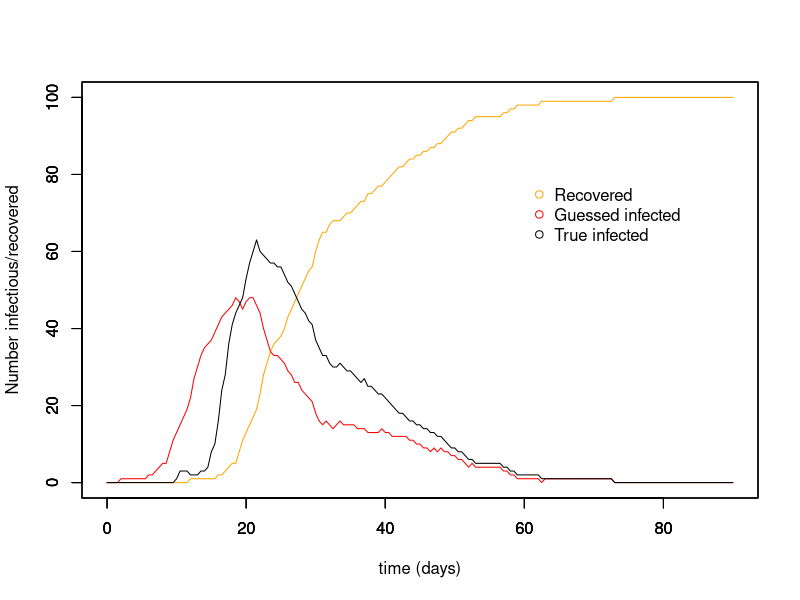

R code for this plot:
# MCMC estimating stochastic processes
# 3 unknowns: beta, gamma, and the time of infection for each individual
# 17/11/17

###############
## Read data ##
###############
setwd("C:/Users/Janetta Skarp/OneDrive - Imperial College London/MRes_BMR/Project_1/Work_folder/Data")
run_stoch <- read.csv("run_stoch.csv")

###########
## Input ##
###########

inf_period <- 10 # Guess an infectious period for infectious curve starting point

# Guesses for beta and gamma
beta = 0.005
gamma = 0.08

# Proposal function SDs
prop_sd_beta = 0.005
prop_sd_gamma = 0.1

# Number of runs
iterations = 5 # How many iterations MCMC is running for
divisor = 1 # How often runs are being saved

#############################
## Approximate new_I and I ##
#############################

N = run_stoch$S[1] + run_stoch$I[1] + run_stoch$R[1]

timestep <- run_stoch$time[2] - run_stoch$time[1]

# inf_period <- ceiling(1/gamma) # mean infectious period calculated from gamma
inf_timestep <- inf_period/timestep # translates infectious days into no. of timesteps
epi_time <- max(run_stoch$time) + inf_period
times <- seq(0, epi_time, by = timestep)

zero_array <- array(0, dim = c(inf_timestep, ncol(run_stoch)))
colnames(zero_array) <- c("time","S", "I", "R", "new_I", "new_R")
run_stoch <- rbind(zero_array, run_stoch)
run_stoch$time <- times

for (i in 1:nrow(run_stoch)){
  run_stoch$guess_new_I[i] <- {
    run_stoch$new_R[i+(inf_timestep)] # guess newly infected, translates days into no. of timesteps
  }
  
  run_stoch$guess_I[i] <- if(i == 1){
    run_stoch$guess_new_I[i] 
  } else{
    run_stoch$guess_I[i-1] + run_stoch$guess_new_I[i] - run_stoch$new_R[i]
  }
  run_stoch$guess_S[i] <- N - (run_stoch$R[i] + run_stoch$guess_I[i])
}

run_stoch[is.na(run_stoch)] <- 0

plot(run_stoch$time, run_stoch$R, ylim = c(0,N), type = "l", col = "orange", xlab = "time (days)", ylab = "Number infectious/recovered")
par(new=T)
plot(run_stoch$time, run_stoch$guess_I, ylim = c(0,N), type = "l", col = "red", xlab = " ", ylab = " ")
par(new=T)
plot(x = run_stoch$time, y = run_stoch$I, type = "l", col = "black", ylim = c(0,N), xlab = " ", ylab = " ")
legend(60, 0.8*N, c("Recovered", "Guessed infected", "True infected"), pch = 1, col = c("orange", "red", "black"), bty = "n")

##################################
## Likelihood, prior, posterior ##
##################################

# Likelihood distribution
bg_likelihood <- function(param){
  beta = as.numeric(param[1,1,1])
  gamma = as.numeric(param[2,1,1])
  I = as.numeric(param[,1,2]) # Infected
  new_I = as.numeric(param[,1,3]) # Newly infected
  
  total = array(0, dim = (c(nrow(run_stoch))))
  
  for (i in 1:nrow(run_stoch -1)){
    S = (N - I[i] - run_stoch$R[i]) # Susceptibles
    betalikelihood = dbinom(new_I[i+1], S, (1-(exp(-beta*I[i]*timestep))), log = T)
    gammalikelihood = dbinom(run_stoch$new_R[i+1], I[i], (1-(exp(-gamma*timestep))), log = T)
    
    # To deal with -Inf (i.e. log(0))
    if (is.na(new_I[i+1]) == F & betalikelihood == -Inf){
      betalikelihood = -1000
    }
    if (is.na(new_I[i+1]) == F & gammalikelihood == -Inf){
      gammalikelihood = -1000
    }
    total[i] = (betalikelihood + gammalikelihood)
  }
  
  ll = sum(total, na.rm = T)
  return(ll)
}

inf_likelihood <- function(param){
  beta = as.numeric(param[1,2,1])
  gamma = as.numeric(param[2,2,1])
  I = as.numeric(param[,1,2]) # Infected
  new_I = as.numeric(param[,1,3]) # Newly infected

  total = array(0, dim = (c(nrow(run_stoch))))
  
  for (i in 1:(nrow(run_stoch) -1)){
    S = (N - I[i] - run_stoch$R[i]) # Susceptibles
    betalikelihood = dbinom(new_I[i+1], S, (1-(exp(-beta*I[i]*timestep))), log = T)
    gammalikelihood = dbinom(run_stoch$new_R[i+1], I[i], (1-(exp(-gamma*timestep))), log = T)
    
    # To deal with -Inf (i.e. log(0))
    if (is.na(new_I[i+1]) == F & betalikelihood == -Inf){
      betalikelihood = -1000
    }
    if (is.na(new_I[i+1]) == F & gammalikelihood == -Inf){
      gammalikelihood = -1000
    }
    total[i] = (betalikelihood + gammalikelihood)
  }
  
  ll = sum(total, na.rm = T)
  return(ll)
}

# Prior distribution
prior <- function(param){
  beta = as.numeric(param[1,1,1])
  gamma = as.numeric(param[2,1,1])
  
  betaprior = dunif(beta, min = 0, max = 100, log = T)
  gammaprior = dunif(gamma, min = 0, max = 100, log = T)
  
  return(betaprior + gammaprior)
}

# Posterior distribution
inf_posterior <- function(param){
  return (inf_likelihood(param) + prior(param))
}

bg_posterior <- function(param){
  return (bg_likelihood(param) + prior(param))
}

# Proposal function for infectious
inf_proposalfunction <- function(param){
  changed_I <- sample(nrow(run_stoch), 1)
  inf_list <- c(-1, 1) # used for choosing -1 or +1 randomly
  
  inf <- sample(c(-1, 1), 1) # will the change at that timepoint be + or - n I
  
  neighbour <- if (changed_I == 1){
    changed_I + 1
    } else if (changed_I == nrow(run_stoch)){
      changed_I - 1
      } else{
        changed_I + sample(inf_list, 1) # will choose which neighbouring timepoint is also affected
        }

  param[changed_I, 1, 3] = param[changed_I, 1, 3] + inf
  param[neighbour, 1, 3] = param[neighbour, 1, 3] - inf
  
  # Calculate total infectious curve from changed new_I values
  for (i in 1:nrow(run_stoch)){ 
    param[i,1,2] <- if(i == 1){
    param[i,1,3] 
    } else{
      param[i-1,1,2] + param[i,1,3] - run_stoch$new_R[i]
      }
  }
  return(param)
}

# Proposal function for beta and gamma
proposalfunction <- function(param){
  param[1, 1, 1] = rnorm(1, mean = param[1, 1, 1], sd = prop_sd_beta) # beta proposal
  param[2, 1, 1] = rnorm(1, mean = param[2, 1, 1], sd = prop_sd_gamma) # gamma proposal
  return(param)
  }

##########
## MCMC ##
##########

run_metropolis_MCMC <- function(startvalue, iterations){
  divisor = divisor # the interval at which chain values are saved
  chain = array(dim = c(nrow(startvalue), (iterations/divisor), ncol(startvalue))) # Array for storing chain data
  temp_chain = array(dim = c(nrow(startvalue), 2, ncol(startvalue))) # Temporary array used for single iterations

  chain[1,1,1] = startvalue[1,1] # beta
  chain[2,1,1] = startvalue[2,1] # gamma
  chain[,1,2] = startvalue[,2] # all infectious
  chain[,1,3] = startvalue[,3] # newly infectious
  
  temp_chain[,1,] = chain[,1,]
  
  for (i in 1:iterations){
    
    # Beta and gamma
    proposal = proposalfunction(temp_chain[,,]) # beta proposal and gamma proposal
    
    if (proposal[1,1,1] < 0.0 & proposal[2,1,1] < 0.0 ){
      temp_chain[1:2,2,1] = temp_chain[1:2,1,1]
      
    } else if (proposal[1,1,1] < 0.0 & proposal[2,1,1] >= 0.0){
      proposal[1,1,1] = temp_chain[1,1,1]
      probab = bg_posterior(proposal) - bg_posterior(temp_chain[,,])
      if (log(runif(1)) < probab){
        temp_chain[,2,1] = proposal[,1,1]
      } else{
        temp_chain[,2,1] = temp_chain[,1,1]
      }
      
    } else if (proposal[1,1,1] >= 0.0 & proposal[2,1,1] < 0.0){
      proposal[2,1,1] = temp_chain[2,1,1]
      probab = bg_posterior(proposal) - bg_posterior(temp_chain[,,])
      if (log(runif(1)) < probab){
        temp_chain[,2,1] = proposal[,1,1]
      } else{
        temp_chain[,2,1] = temp_chain[,1,1]
      }
      
    } else{
      probab = bg_posterior(proposal) - bg_posterior(temp_chain[,,])
      if (log(runif(1)) < probab){
        temp_chain[,2,1] = proposal[,1,1]
      } else{
        temp_chain[,2,1] = temp_chain[,1,1]
      }
    }
    
    # Infectious
    inf_proposal = inf_proposalfunction(temp_chain[,,])
    
    # Check susceptibles for negative numbers
    S = array(dim = c(nrow(startvalue)))
    for (time in (1:nrow(startvalue))){
      S[time] = (N - (inf_proposal[time,1,2] + run_stoch$R[time]))
    }
    
    if(min(inf_proposal[,1,3]) < 0 | min(S) < 0){
      temp_chain[,2,2:3] = temp_chain[,1,2:3]
    } else{
      inf_probab = inf_posterior(inf_proposal) - inf_posterior(temp_chain[,,])
      # print(c(inf_posterior(inf_proposal), inf_posterior(temp_chain[,,])))
      if (log(runif(1)) < inf_probab){
        temp_chain[,2,2:3] = inf_proposal[,1,2:3]
      } else{
        temp_chain[,2,2:3] = temp_chain[,1,2:3]
      }
    }
    
    # Save the iteration if it is divisible by the divisor without residuals
    if (i%%divisor == 0) {
      chain[,(i/divisor),] = temp_chain[,2,]
      chain[3,(i/divisor),1] = inf_likelihood(temp_chain[,,]) # saving the log-likelihood
    }    

    # Re-set temporary chain for next iteration
    temp_chain[,1,] = temp_chain[,2,]
    
    # Print every nth iteration, to know how far along run is
    if (i%%(iterations/20) == 0 | i == 1) {
      print(i)
      
      # plot(run_stoch$guess_I, ylim = c(0, N), type = "l", col = "red", xlab = "Timestep", ylab = "Number of individuals infected")
      # lines(run_stoch$I, type = "l", col = "grey", xlab = " ", ylab = " ")
      # lines(temp_chain[,1,2], type = "l", lty = 2, col = "black", xlab = " ", ylab = " ")
      # legend(130, 1.0*N, c("True infected", "Guessed infected", "MCMC"), pch = 1, col = c("grey", "red", "black"), bty = "n")
    }
    
  }
  return(chain)
}

# Where to start the chain for beta, gamma, and I
startvalue <- array(dim = c(nrow(run_stoch), 3))
startvalue[1,1] <- beta # beta guess
startvalue[2,1] <- gamma # gamma guess
startvalue[,2] <- run_stoch$guess_I # I guess 
startvalue[,3] <- run_stoch$guess_new_I # new I guess

# Run the MCMC
set.seed(4)
chain <- run_metropolis_MCMC(startvalue, iterations)

# The beginning of the chain is biased towards the starting point, so take them out
# normally burnin is 10%-50% of the runs
# burnIn = 0.1*(iterations/divisor)
# acceptance <- 1-mean(duplicated(chain[,-(1:burnIn),]))
# inf_acceptance <- 1-mean(duplicated(chain[,-(1:burnIn),2]))

################
## MCMC Plots ##
################

# par(mfrow = c(2,2))
# 
# hist(chain[1,-(1:burnIn),1],nclass=30, main="Posterior of beta")
# abline(v = mean(chain[1,-(1:burnIn),1]), col = "red")
# 
# hist(chain[2, -(1:burnIn),1],nclass=30, main="Posterior of gamma")
# abline(v = mean(chain[2,-(1:burnIn),1]), col = "red")
# 
# plot(chain[1, -(1:burnIn),1], type = "l", main = "Chain values of beta")
# 
# plot(chain[2, -(1:burnIn),1], type = "l", main = "Chain values of gamma")
# 
# # Plot beta vs. gamma
# par(mfrow = c(1,1))
# library(RColorBrewer)
# library(MASS)
# 
# plot(x = chain[2,,1], y = chain[1,,1], xlab = "Gamma", ylab = "Beta", pch = 20, cex = 0.8)
# 
# k <- 11
# my.cols <- rev(brewer.pal(k, "RdYlBu"))
# z <- kde2d(chain[2,,1], chain[1,,1], n=50)
# filled.contour(z, nlevels=k, col=my.cols, xlab = "Gamma", ylab = "Beta")
#  
# par(mfrow = c(1,1))
#   
# plot(run_stoch$guess_I, ylim = c(0, N), type = "l", col = "red", xlab = "Timestep", ylab = "Number of individuals infected")
#   lines(run_stoch$I, type = "l", col = "grey", xlab = " ", ylab = " ")
#   lines(chain[,ncol(chain),2], type = "l", lty = 2, col = "black", xlab = " ", ylab = " ")
#   legend(130, 1.0*N, c("True infected", "Guessed infected", "MCMC"), pch = 1, col = c("grey", "red", "black"), bty = "n")
# 
# plot(run_stoch$guess_I, ylim = c(0, N), type = "l", col = "red", xlab = "Timestep", ylab = "Number of individuals infected")
#   lines(run_stoch$I, type = "l", col = "grey", xlab = " ", ylab = " ")  
#   for (i in 1:ncol(chain)){
#     lines(chain[,i,2], type = "l", lty = 2, col = "black", xlab = " ", ylab = " ")
#   }
#   legend(130, 1.0*N, c("True infected", "Guessed infected", "MCMC"), pch = 1, col = c("grey", "red", "black"), bty = "n")  

########################################################################################################################

########################################################################################################################

#################
## Saving data ##
#################

# Prepare data for saving
## Saving beta, gamma, and log likelihood
beta_gamma_loglik <- t(chain[1:3,,1]) # transpose beta, gamma, and log likelihood data so that rows become columns etc.
colnames(beta_gamma_loglik) <- c("beta", "gamma", "loglik") # name the columns
## Saving infectious data
inf_data <- chain[,,2]
timeframe <- array(dim = nrow(inf_data))

for (i in 1:nrow(inf_data)){
  timeframe[i] = i * timestep 
}
inf_data2 <- cbind(timeframe, inf_data)

setwd("C:/Users/Janetta Skarp/OneDrive - Imperial College London/MRes_BMR/Project_1/Work_folder/Data")

# Beta, gamma, and likelihood data
write.csv(data.frame(beta_gamma_loglik), file = "stoch_mcmc_beta_gamma_loglik_test.csv", row.names = FALSE)

# Infectious curve data
write.csv(data.frame(inf_data2), file = "stoch_mcmc_infectious_test.csv", row.names = FALSE)
